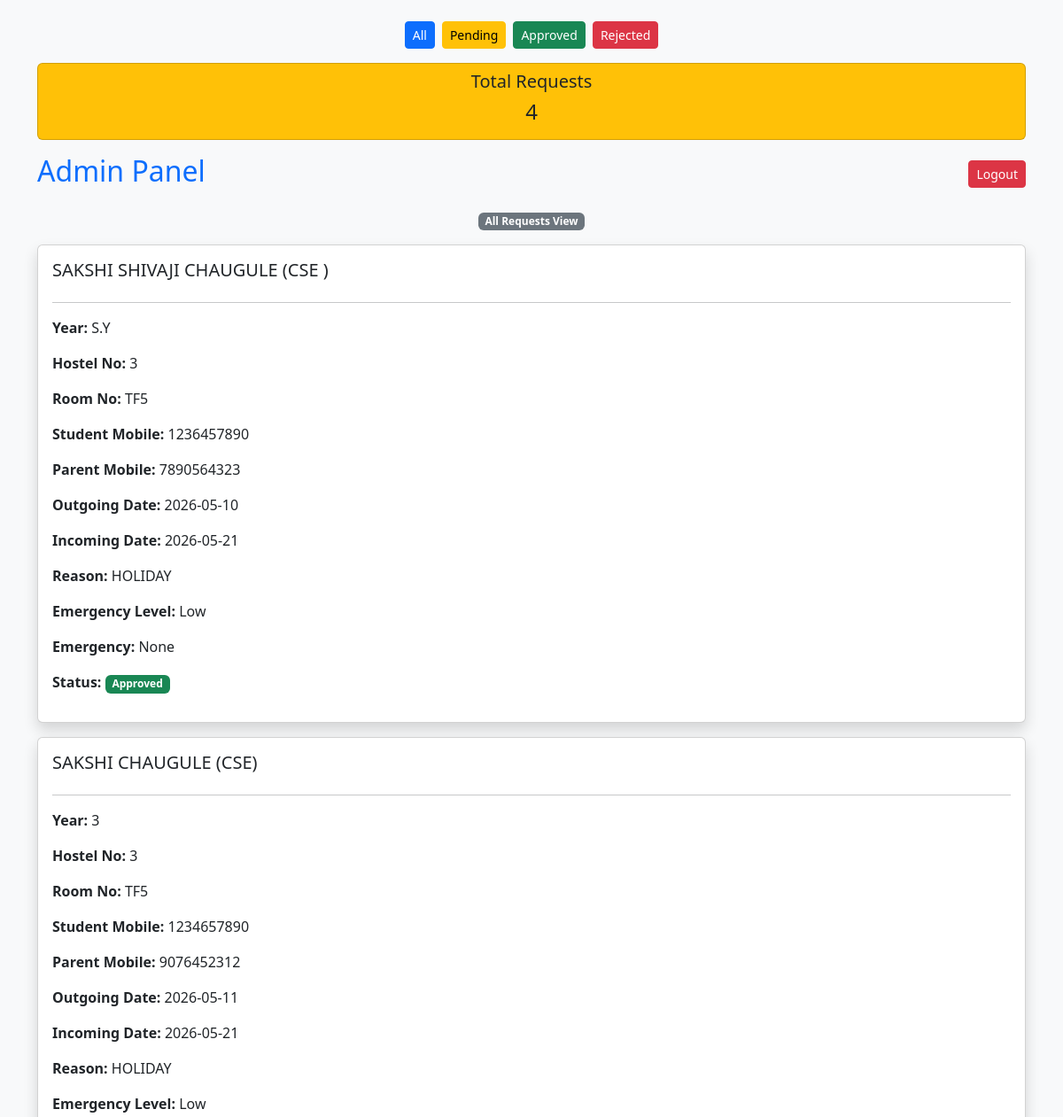
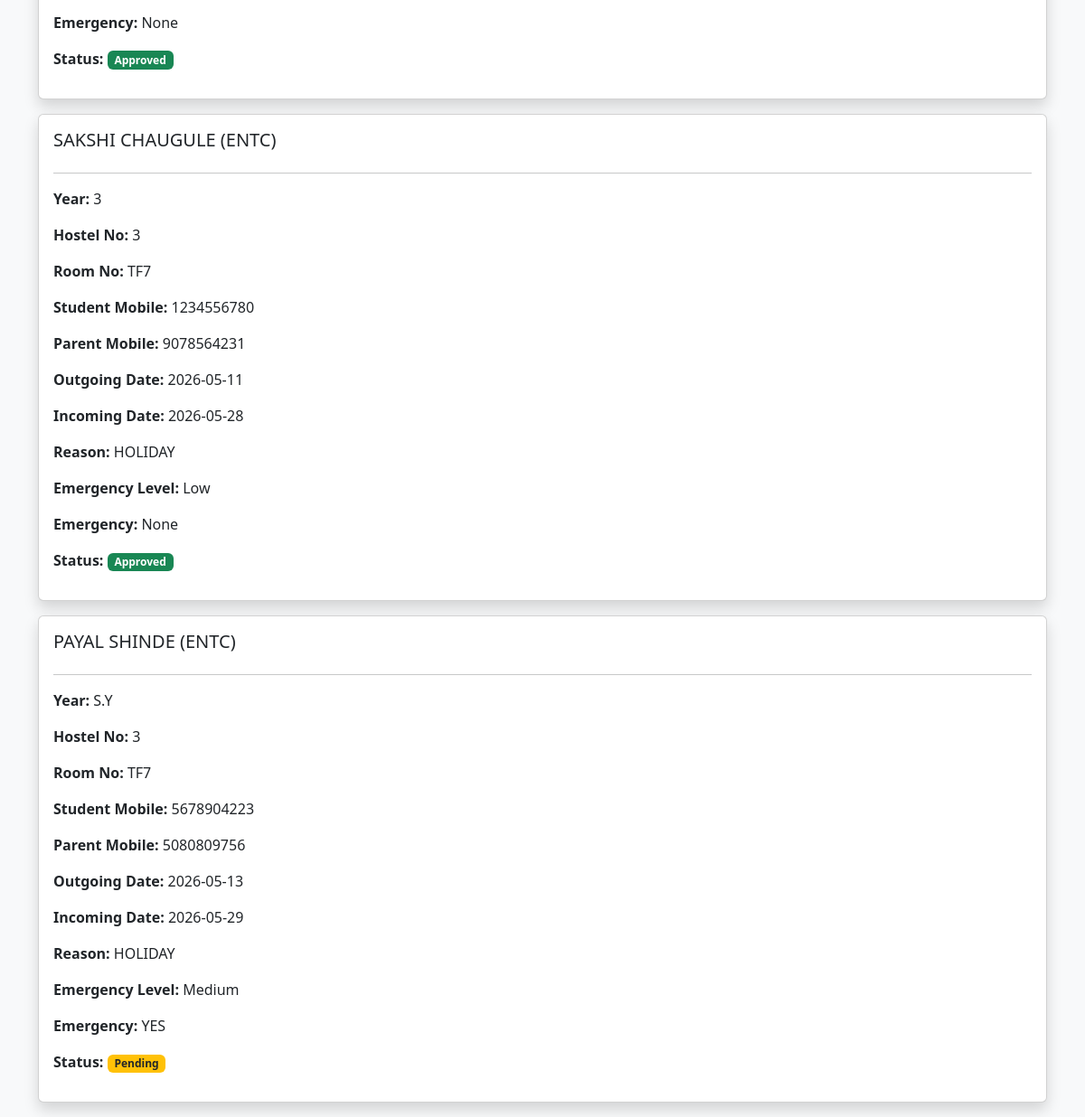
Before: /admin (signed in) with the older database file (2 pictures, top to bottom).
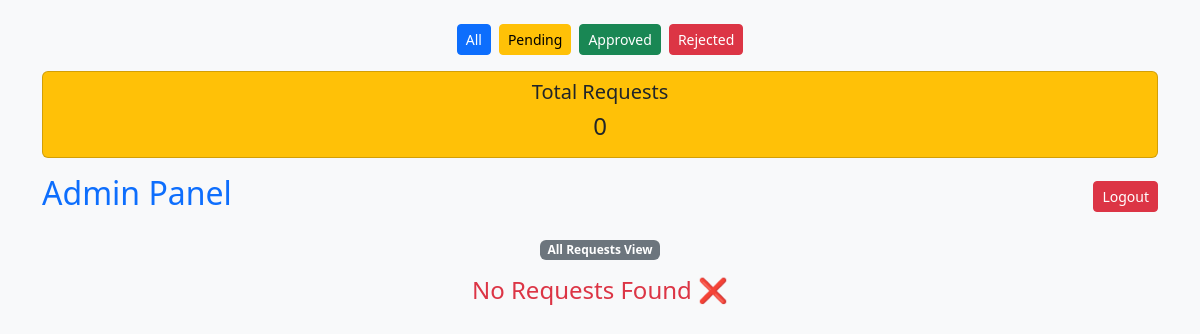
After: the same page with the newer database file.
### tables this page shows
CREATE TABLE requests (

    id INTEGER PRIMARY KEY AUTOINCREMENT,

    student_name TEXT,
    branch TEXT,
    year TEXT,
    hostel_no TEXT,
    room_no TEXT,

    student_no TEXT,
    parent_no TEXT,

    outgoing_date TEXT,
    incoming_date TEXT,

    reason TEXT,
    emergency_level TEXT,
    emergency TEXT,

    status TEXT DEFAULT 'Pending'
);

### app.py (the view)
@app.route('/admin')
def admin():
    if session.get('user') != "admin":
        return redirect(url_for('login'))
    conn = sqlite3.connect('hostel.db')
    conn.row_factory = sqlite3.Row
    cur = conn.cursor()
    cur.execute("SELECT * FROM requests")
    data = cur.fetchall()
    cur.execute("SELECT COUNT(*) FROM requests")
    total = cur.fetchone()[0]
    cur.execute("SELECT COUNT(*) FROM requests WHERE status='Pending'")
    pending = cur.fetchone()[0]
    cur.execute("SELECT COUNT(*) FROM requests WHERE status='Approved'")
    approved = cur.fetchone()[0]
    cur.execute("SELECT COUNT(*) FROM requests WHERE status='Rejected'")
    rejected = cur.fetchone()[0]
    conn.close()
    return render_template(
        'admin.html',
        data=data,
        total=total,
        pending=pending,
        approved=approved,
        rejected=rejected
    )

### templates/admin.html (shortened to what this page needs)
<!DOCTYPE html>
<html lang="en">
<head>
    <link href="https://cdn.jsdelivr.net/npm/bootstrap@5.3.0/dist/css/bootstrap.min.css" rel="stylesheet">
</head>
<body class="bg-light">
<div class="container mt-4">
<div class="d-flex justify-content-center gap-2 mb-3">
    <a href="/chief" class="btn btn-primary btn-sm">All</a>
    <a href="/chief?status=Pending" class="btn btn-warning btn-sm">Pending</a>
    <a href="/chief?status=Approved" class="btn btn-success btn-sm">Approved</a>
    <a href="/chief?status=Rejected" class="btn btn-danger btn-sm">Rejected</a>
</div>
<div class="row mb-3 text-center">
    <div class="col">
        <div class="card p-2 bg-warning text-dark">
            <h5>Total Requests</h5>
            <h4>{{ data|length }}</h4>
        </div>
    </div>
</div>
    <div class="d-flex justify-content-between align-items-center mb-3">
        <h2 class="text-primary">Admin Panel</h2>
        <a href="/logout" class="btn btn-danger btn-sm">Logout</a>
    </div>
    <div class="mb-3 text-center">
        <span class="badge bg-secondary">All Requests View</span>
    </div>
    {% if data %}
        {% for row in data %}
        <div class="card shadow p-3 mb-3">
            <h5 class="text-dark">
                {{ row['student_name'] }} ({{ row['branch'] }})
            </h5>
            <hr>
            <p><b>Year:</b> {{ row['year'] }}</p>
            <p><b>Hostel No:</b> {{ row['hostel_no'] }}</p>
            <p><b>Room No:</b> {{ row['room_no'] }}</p>
            <p><b>Student Mobile:</b> {{ row['student_no'] }}</p>
            <p><b>Parent Mobile:</b> {{ row['parent_no'] }}</p>
            <p><b>Outgoing Date:</b> {{ row['outgoing_date'] }}</p>
            <p><b>Incoming Date:</b> {{ row['incoming_date'] }}</p>
            <p><b>Reason:</b> {{ row['reason'] }}</p>
            <p><b>Emergency Level:</b> {{ row['emergency_level'] }}</p>
            <p><b>Emergency:</b> {{ row['emergency'] }}</p>
            <p>
                <b>Status:</b>
                {% if row['status'] == 'Approved' %}
                    <span class="badge bg-success">Approved</span>
                {% elif row['status'] == 'Rejected' %}
                    <span class="badge bg-danger">Rejected</span>
                {% else %}
                    <span class="badge bg-warning text-dark">Pending</span>
                {% endif %}
            </p>
        </div>
        {% endfor %}
    {% else %}
        <h4 class="text-center text-danger">
            No Requests Found ❌
        </h4>
    {% endif %}
</div>
</body>
</html>

Changed rows visible on the page:
removed requests: student_name "SAKSHI SHIVAJI CHAUGULE", branch "CSE", year "S.Y", hostel_no "3", room_no "TF5", student_no "1236457890", parent_no "7890564323", outgoing_date "2026-05-10", incoming_date "2026-05-21", reason "HOLIDAY", emergency_level "Low", emergency "None", status "Approved"
removed requests: student_name "SAKSHI CHAUGULE", branch "CSE", year "3", hostel_no "3", room_no "TF5", student_no "1234657890", parent_no "9076452312", outgoing_date "2026-05-11", incoming_date "2026-05-21", reason "HOLIDAY", emergency_level "Low", emergency "None", status "Approved"
removed requests: student_name "SAKSHI CHAUGULE", branch "ENTC", year "3", hostel_no "3", room_no "TF7", student_no "1234556780", parent_no "9078564231", outgoing_date "2026-05-11", incoming_date "2026-05-28", reason "HOLIDAY", emergency_level "Low", emergency "None", status "Approved"
removed requests: student_name "PAYAL SHINDE", branch "ENTC", year "S.Y", hostel_no "3", room_no "TF7", student_no "5678904223", parent_no "5080809756", outgoing_date "2026-05-13", incoming_date "2026-05-29", reason "HOLIDAY", emergency_level "Medium", emergency "YES", status "Pending"
Other visible differences:
{{ data|length }}: "4" → "0"
text now shown: "No Requests Found ❌"
